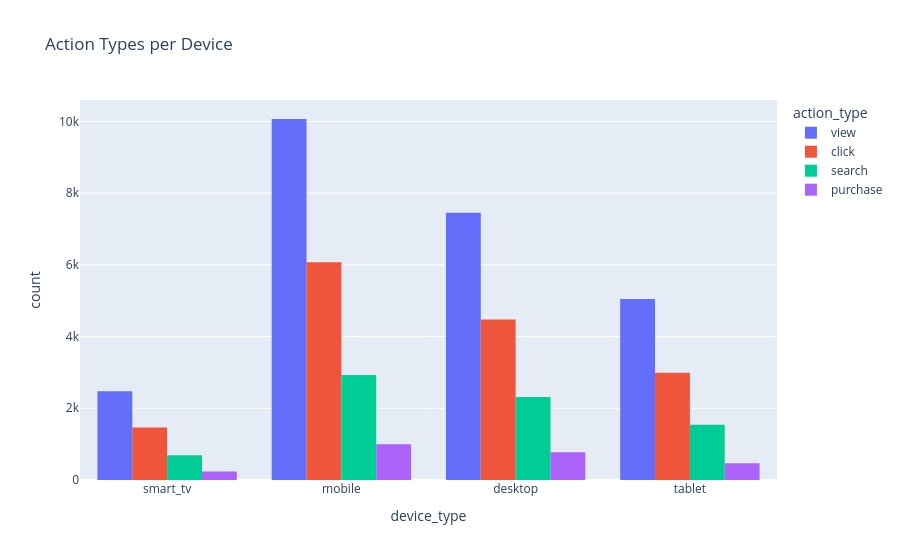

The notebook cell saved with this chart:
### Code cell
fig = px.histogram(events_data, x='device_type', color='action_type', barmode='group',
                   title='Action Types per Device')
fig.show()

### Figure 1 — Plotly figure (JSON) as saved in the notebook; plotly's stock layout.template omitted (floating-point values rounded to 4 significant figures; data arrays with more than 128 entries replaced by an {"elided": "..."} marker saying what was removed)
{"data": [{"alignmentgroup": "True", "bingroup": "x", "hovertemplate": "action_type=view<br>device_type=%{x}<br>count=%{y}<extra></extra>", "legendgroup": "view", "marker": {"color": "#636efa", "pattern": {"shape": ""}}, "name": "view", "offsetgroup": "view", "orientation": "v", "showlegend": true, "type": "histogram", "x": {"elided": "25042 str values"}, "xaxis": "x", "yaxis": "y"}, {"alignmentgroup": "True", "bingroup": "x", "hovertemplate": "action_type=click<br>device_type=%{x}<br>count=%{y}<extra></extra>", "legendgroup": "click", "marker": {"color": "#EF553B", "pattern": {"shape": ""}}, "name": "click", "offsetgroup": "click", "orientation": "v", "showlegend": true, "type": "histogram", "x": {"elided": "15007 str values"}, "xaxis": "x", "yaxis": "y"}, {"alignmentgroup": "True", "bingroup": "x", "hovertemplate": "action_type=search<br>device_type=%{x}<br>count=%{y}<extra></extra>", "legendgroup": "search", "marker": {"color": "#00cc96", "pattern": {"shape": ""}}, "name": "search", "offsetgroup": "search", "orientation": "v", "showlegend": true, "type": "histogram", "x": {"elided": "7474 str values"}, "xaxis": "x", "yaxis": "y"}, {"alignmentgroup": "True", "bingroup": "x", "hovertemplate": "action_type=purchase<br>device_type=%{x}<br>count=%{y}<extra></extra>", "legendgroup": "purchase", "marker": {"color": "#ab63fa", "pattern": {"shape": ""}}, "name": "purchase", "offsetgroup": "purchase", "orientation": "v", "showlegend": true, "type": "histogram", "x": {"elided": "2477 str values"}, "xaxis": "x", "yaxis": "y"}], "layout": {"barmode": "group", "legend": {"title": {"text": "action_type"}, "tracegroupgap": 0}, "title": {"text": "Action Types per Device"}, "xaxis": {"anchor": "y", "domain": [0, 1], "title": {"text": "device_type"}}, "yaxis": {"anchor": "x", "domain": [0, 1], "title": {"text": "count"}}}}
